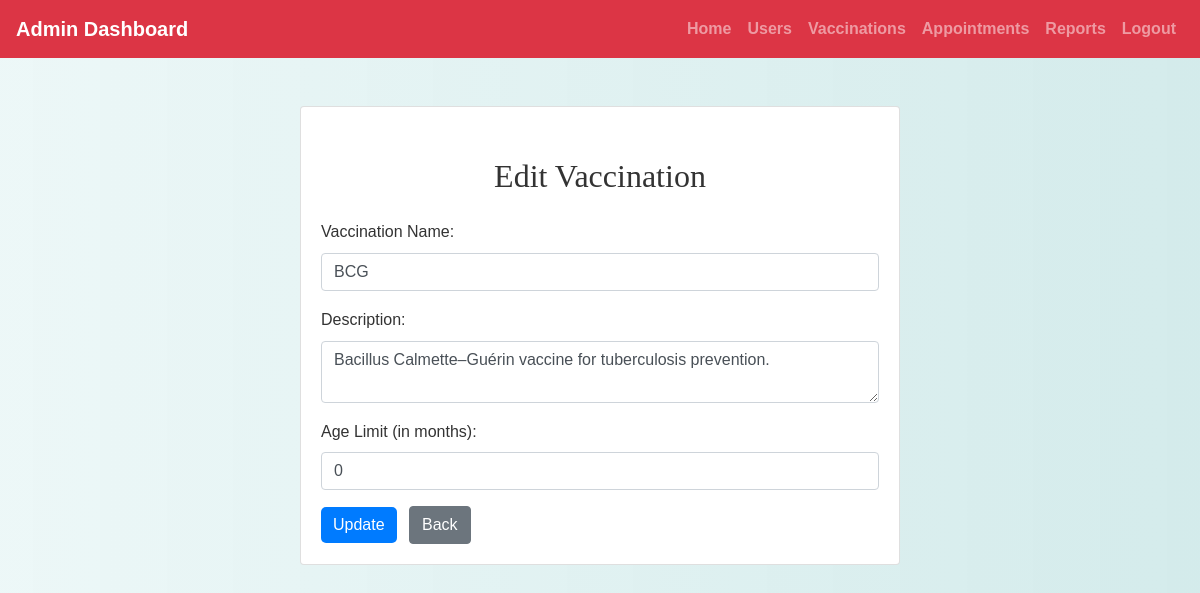
The app's page /admin/edit_vaccination.php?id=1 (signed in) with its own data.
### tables this page shows
CREATE TABLE `vaccinations` (
  `vaccination_id` int(11) NOT NULL,
  `name` varchar(255) NOT NULL,
  `description` text NOT NULL,
  `age_limit_months` int(11) NOT NULL
);

### admin/edit_vaccination.php (the view, shortened to what this page needs)
<?php
include('config.php');
$id = intval($_GET['id']);
$sql = "SELECT * FROM vaccinations WHERE vaccination_id = ?";
$stmt = mysqli_prepare($conn, $sql);
mysqli_stmt_bind_param($stmt, "i", $id);
mysqli_stmt_execute($stmt);
$result = mysqli_stmt_get_result($stmt);
$data = mysqli_fetch_assoc($result);
?>
<!DOCTYPE html>
<html>
<head>
    <link rel="stylesheet" href="https://maxcdn.bootstrapcdn.com/bootstrap/4.5.2/css/bootstrap.min.css">
    <link rel="stylesheet" href="../css/style.css" />
</head>
<body>
<?php include('admin_navbar.php'); ?>
<div class="container mt-5 mb-5">
    <div class="card mx-auto" style="max-width: 600px;">
        <div class="card-body">
            <h2 class="mb-4">Edit Vaccination</h2>
            <form method="post">
                <div class="form-group">
                    <label>Vaccination Name:</label>
                    <input type="text" name="name" value="<?= htmlspecialchars($data['name']) ?>" required class="form-control">
                </div>
                <div class="form-group">
                    <label>Description:</label>
                    <textarea name="description" required class="form-control"><?= htmlspecialchars($data['description']) ?></textarea>
                </div>
                <div class="form-group">
                    <label>Age Limit (in months):</label>
                    <input type="number" name="age_limit_months" value="<?= $data['age_limit_months'] ?>" required class="form-control">
                </div>
                <button type="submit" class="btn btn-primary">Update</button>
                <a class="btn btn-secondary ml-2" href="view_vaccinations.php">Back</a>
            </form>
        </div>
    </div>
</div>
</body>
</html>

### css/style.css (style rules this page uses)
body { background: linear-gradient(90deg, rgba(233, 246, 246, 0.831), rgba(207, 233, 233, 0.9)); font-family: 'Arial', sans-serif; color: #333; line-height: 1.6; }
h1, h2, h3, h4 { text-align: center; margin-top: 30px; margin-bottom: 30px; font-family: 'Georgia', serif; }
.container { margin-bottom: 40px; }
.btn-primary { color: #fff; border: none; border-radius: 5px; cursor: pointer; transition: background-color 0.3s ease; }
a { color: #006666; text-decoration: none; font-weight: bold; }

### records on screen
vaccinations: name "BCG", description "Bacillus Calmette–Guérin vaccine for tuberculosis prevention.", age_limit_months "0"
